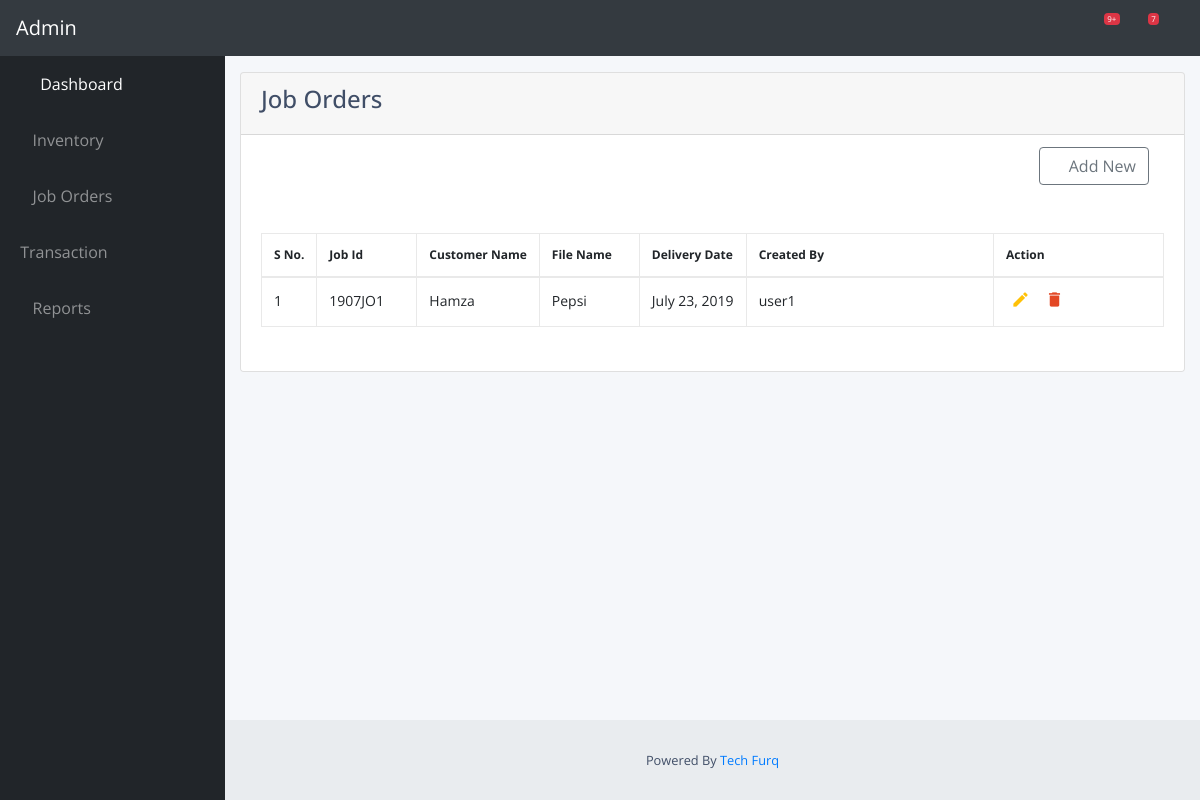
/transaction/job_order/, run on an earlier commit of the app's database.
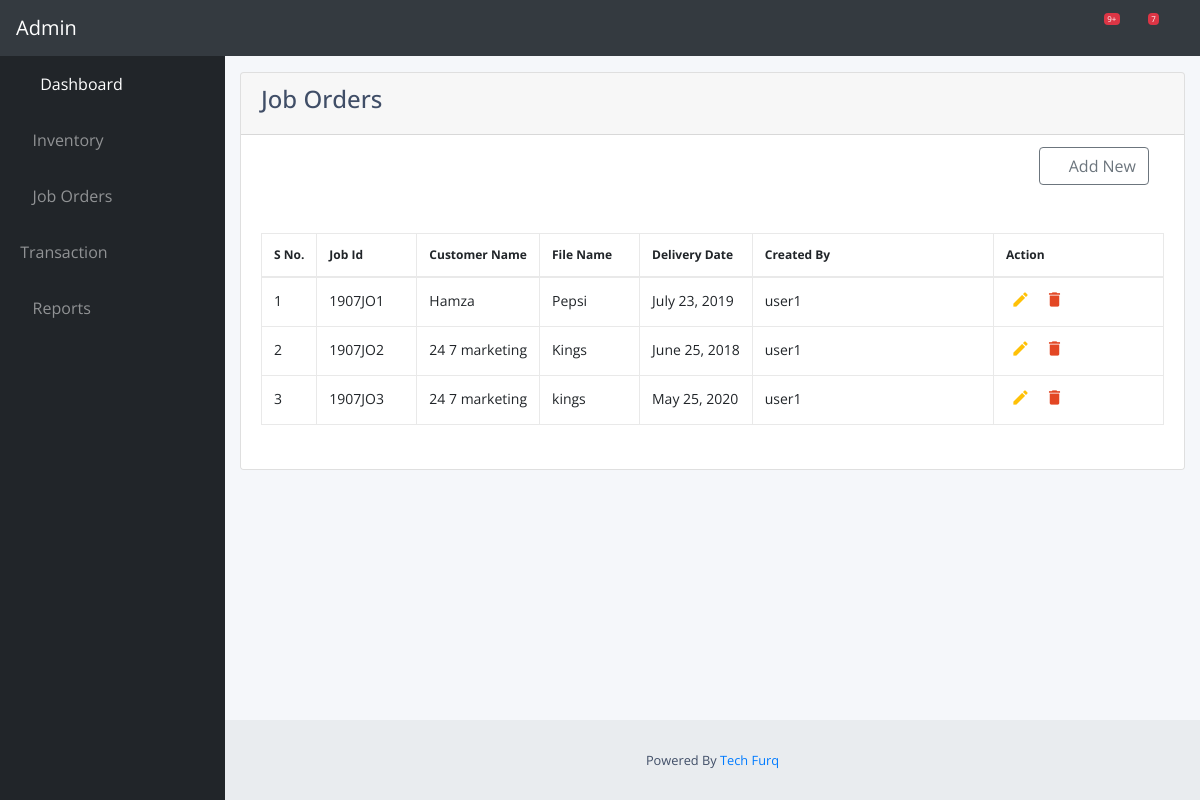
And on a later commit of the database.
### transaction/models.py (models this page shows)
class JobOrderHeader(models.Model):
    job_no = models.CharField(max_length = 100)
    file_name = models.CharField(max_length = 100)
    date = models.DateField(default = datetime.date.today)
    delivery_date = models.DateField(default = datetime.date.today)
    remarks = models.CharField(max_length = 100)
    account_id = models.ForeignKey(ChartOfAccount, models.SET_NULL,blank=True,null=True)

class ChartOfAccount(models.Model):
    account_title = models.CharField(max_length = 100, unique = True)
    parent_id = models.IntegerField()
    opening_balance = models.DecimalField(max_digits = 8, decimal_places = 2)
    phone_no = models.CharField(max_length = 100)
    email_address = models.CharField(max_length = 100)
    ntn = models.CharField(max_length = 100)
    stn = models.CharField(max_length = 100)
    cnic = models.CharField(max_length = 100)
    Address = models.CharField(max_length = 200)
    remarks = models.CharField(max_length = 100)
    credit_limit = models.DecimalField(max_digits = 8, decimal_places = 2)

### transaction/views.py (the view)
# urls.py: path('job_order/', views.job_order, name='job-order'),
def job_order(request):
    all_job_order = JobOrderHeader.objects.all()
    return render(request, 'transaction/job_order.html',{'all_job_order':all_job_order})

### transaction/templates/transaction/job_order.html (shortened to what this page needs)
{% extends "transaction/base.html" %}
{% load crispy_forms_tags %}
{% block body %}
<div class="card" style="width: 100%;">
<div class="card-header">
  <h4>Job Orders</h4>
</div>
<ul class="list-group list-group-flush">
  <li class="list-group-item">
    <div class="input-group">
      <div class="col-md-12">
        <a role="button" href="{% url 'new-job-order' %}" style="float:right;" class="btn btn-outline-secondary" name="button"><i class="fas fa-plus"></i> Add New</a>
      </div>
    </div>
    <br>
    <br>
    <div class="table table-responsive content-loader">
      <table class="table table-bordered sort" id="dataTable">
          <thead>
              <tr>
                  <th width="40px">S No.</th>
                  <th width="100px">Job Id</th>
                  <th width="100px">Customer Name</th>
                  <th width="100px">File Name</th>
                  <th width="100px">Delivery Date</th>
                  <th >Created By</th>
                  <th width="100px">Action</th>
              </tr>
          </thead>
          <tbody>
            {% for value in all_job_order %}
            <tr>
                <td>{{forloop.counter}}</td>
                <td>{{ value.job_no }}</td>
                <td>{{ value.account_id.account_title }}</td>
                <td>{{ value.file_name }}</td>
                <td>{{ value.delivery_date }}</td>
                <td>user1</td>
                <td><a class="edit_list" href="{% url 'edit-job-order' pk=value.id %}" data-toggle=""><i class="material-icons">&#xE254;</i></a><a class="delete_purchase" href="{% url 'delete-job-order' pk=value.id %}"  data-toggle="tooltip"><i class="material-icons">&#xE872;</i></a></td>
            </tr>
            {% endfor %}
          </tbody>
      </table>
    </div>
  </li>
</ul>
</div>
{% endblock body %}

What changed in the data, as far as the page shows it:
added JobOrderHeader: job_no "1907JO2", account_id.account_title "24 7 marketing", file_name "Kings", delivery_date "June 25, 2018"
added JobOrderHeader: job_no "1907JO3", account_id.account_title "24 7 marketing", file_name "kings", delivery_date "May 25, 2020"
